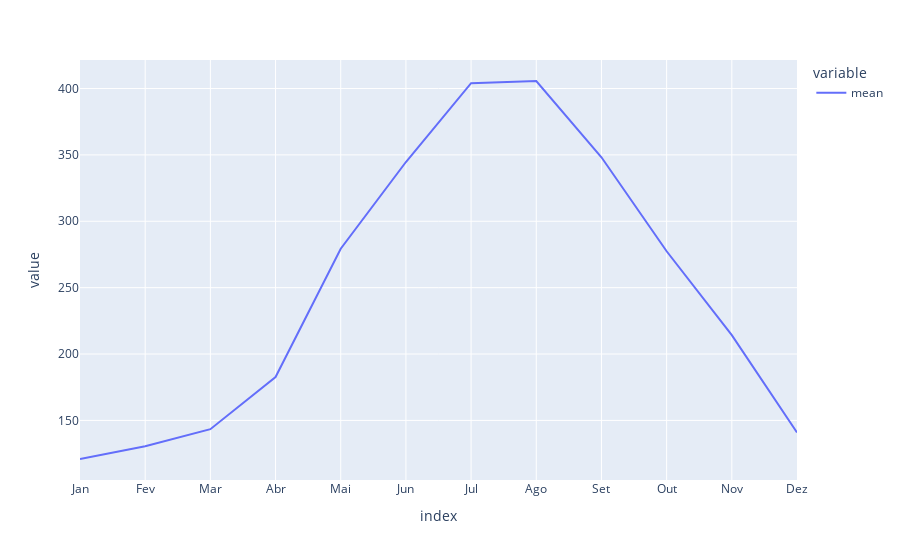

The notebook cell saved with this chart:
### Markdown cell above
## Média de EAR por mês ao longo dos últimos 10 anos

### Code cell
stats['mean'].plot()

### Figure 1 — Plotly figure (JSON) as saved in the notebook; plotly's stock layout.template omitted (floating-point values rounded to 4 significant figures)
{"data": [{"hovertemplate": "variable=mean<br>index=%{x}<br>value=%{y}<extra></extra>", "legendgroup": "mean", "line": {"color": "#636efa", "dash": "solid"}, "marker": {"symbol": "circle"}, "mode": "lines", "name": "mean", "orientation": "v", "showlegend": true, "type": "scatter", "x": ["Jan", "Fev", "Mar", "Abr", "Mai", "Jun", "Jul", "Ago", "Set", "Out", "Nov", "Dez"], "xaxis": "x", "y": [120.9, 130.6, 143.4, 182.7, 279.3, 344.6, 404.1, 405.7, 348.2, 277.4, 214.2, 140.9], "yaxis": "y"}], "layout": {"legend": {"title": {"text": "variable"}, "tracegroupgap": 0}, "margin": {"t": 60}, "xaxis": {"anchor": "y", "domain": [0, 1], "title": {"text": "index"}}, "yaxis": {"anchor": "x", "domain": [0, 1], "title": {"text": "value"}}}}
